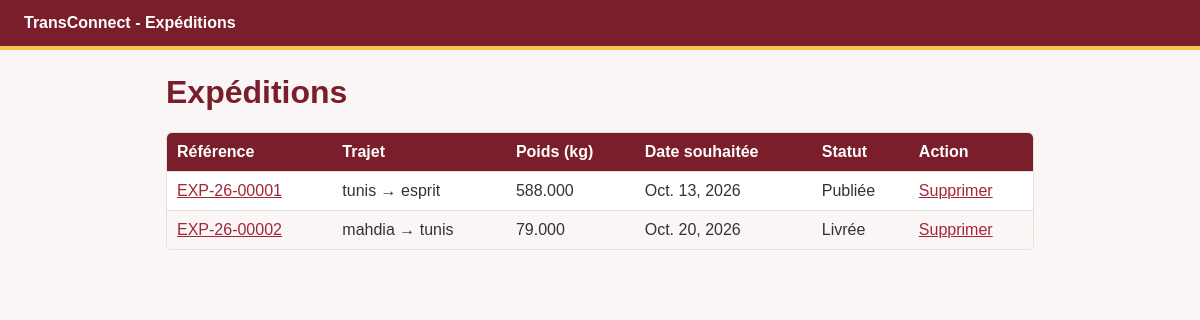
Screenshot of /expedition/list/ with the database file from the repository.
### ExpeditionApp/models.py (models this page shows, shortened)
class Expedition(models.Model):
    STATUT_CHOICES = [
        ('publiee', 'Publiée'),
        ('attribuee', 'Attribuée'),
        ('en_cours', 'En cours'),
        ('livree', 'Livrée'),
        ('annulee', 'Annulée'),
    ]
    reference = models.CharField(max_length=20, unique=True, editable=False)
    ville_depart = models.CharField(max_length=100)
    ville_arrivee = models.CharField(max_length=100)
    poids_kg = models.DecimalField(
        max_digits=10,
        decimal_places=3,
        validators=[MinValueValidator(0.001, 'le poids doit être supérieur à 0kg')],
    )
    date_souhaitee = models.DateField()
    description = models.TextField(blank=True)
    statut = models.CharField(max_length=20, choices=STATUT_CHOICES, default='publiee')
    entreprise = models.ForeignKey(
        Entreprise,
        on_delete=models.CASCADE,
        related_name='expeditions',
        limit_choices_to={'type_entreprise': 'chargeur'},
    )
    created_at = models.DateTimeField(auto_now_add=True)
    updated_at = models.DateTimeField(auto_now=True)

### ExpeditionApp/views.py (the view)
# urls.py: path('list/', liste_expeditions, name='list'),
def liste_expeditions(request):
    return render(request, 'expedition/list.html', {'liste': Expedition.objects.all()})

### templates/expedition/list.html (shortened to what this page needs)
{% extends "expedition/base.html" %}
{% block content %}
<h1>Expéditions</h1>
<div class="table-container">
    <table class="expedition-table">
        <thead>
            <tr>
                <th scope="col">Référence</th>
                <th scope="col">Trajet</th>
                <th scope="col">Poids (kg)</th>
                <th scope="col">Date souhaitée</th>
                <th scope="col">Statut</th>
                <th scope="col">Action</th>
            </tr>
        </thead>
        <tbody>
            {% for expedition in liste %}
            <tr>
                <td><a href="{% url 'details' expedition.pk %}">{{ expedition.reference }}</a></td>
                <td>{{ expedition.ville_depart }} → {{ expedition.ville_arrivee }}</td>
                <td>{{ expedition.poids_kg }}</td>
                <td>{{ expedition.date_souhaitee }}</td>
                <td>{{ expedition.get_statut_display }}</td>
                <td><a href="{% url 'delete' expedition.pk %}">Supprimer</a></td>
            </tr>
            {% empty %}
            <tr><td colspan="6">Aucune expédition.</td></tr>
            {% endfor %}
        </tbody>
    </table>
</div>
{% endblock %}

### static/expedition/css/expedition.css (style rules this page uses)
:root { --color-primary: #7B1E2B; --color-secondary: #A32638; --color-accent: #F2C94C; --color-background: #FBF6F6; --color-surface: #fff; --color-text: #333; --color-border: #E8DCDD; }
* { box-sizing: border-box; }
body { margin: 0; background: var(--color-background); color: var(--color-text); font-family: Arial, sans-serif; }
h1 { color: var(--color-primary); }
a { color: var(--color-secondary); }
.table-container { overflow-x: auto; background: var(--color-surface); border: 1px solid var(--color-border); border-radius: 6px; }
.expedition-table { width: 100%; border-collapse: collapse; text-align: left; }
.expedition-table th { padding: 10px; background: var(--color-primary); color: var(--color-surface); }
.expedition-table td { padding: 10px; border-top: 1px solid var(--color-border); }
.expedition-table tbody tr:nth-child(even) { background: var(--color-background); }

### rows the page displays
Expedition: reference "EXP-26-00001", ville_depart "tunis", ville_arrivee "esprit", poids_kg "588.000", date_souhaitee "Oct. 13, 2026", statut "Publiée"
Expedition: reference "EXP-26-00002", ville_depart "mahdia", ville_arrivee "tunis", poids_kg "79.000", date_souhaitee "Oct. 20, 2026", statut "Livrée"
